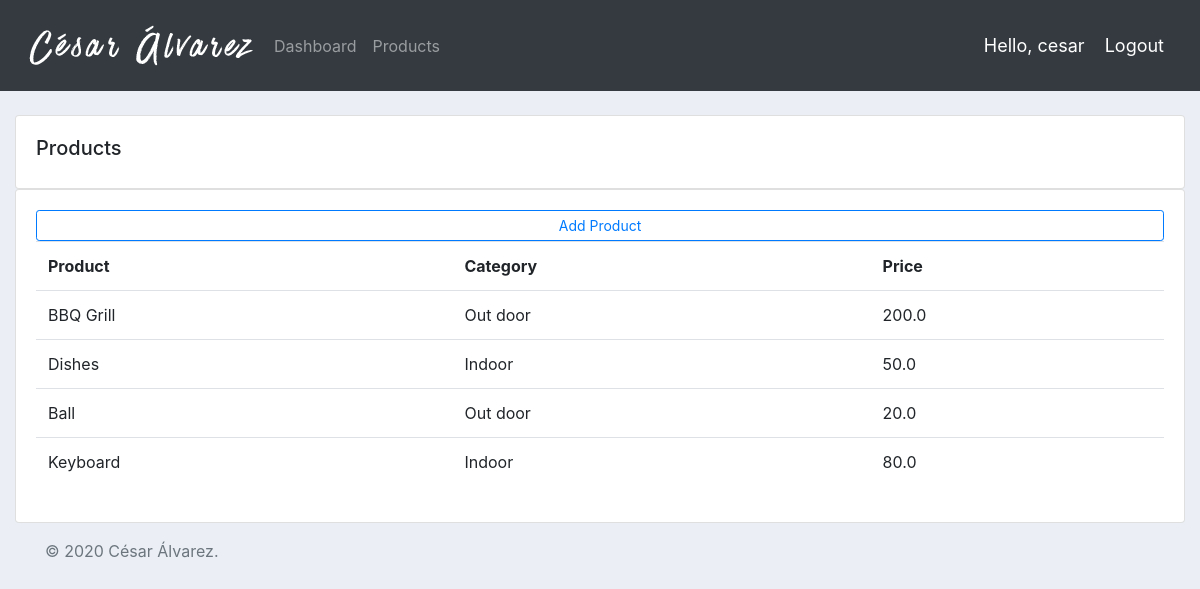
Screenshot of /products/ (signed in) with the database file from the repository.
### accounts/models.py (models this page shows, shortened)
class Product(models.Model):
    CATEGORY = (
            ('Indoor', 'Indoor'),
            ('Out door', 'Out door'),
        )
    name = models.CharField(max_length=200, null=True)
    price = models.FloatField(null=True)
    category = models.CharField(max_length=200, null=True, choices=CATEGORY)
    description = models.CharField(max_length=200, null=True, blank=True)
    date_created = models.DateTimeField(auto_now_add=True, null=True)
    tags = models.ManyToManyField(Tag)

### accounts/views.py (the view)
# urls.py: path('products/', views.products, name="products"),
@login_required(login_url='login')
def products(request):
    products = Product.objects.all()
    return render(request, 'accounts/products.html', {'products': products})

### accounts/templates/accounts/products.html
{% extends 'accounts/main.html' %}
{% block content %}
<br>
<div class="row">
    <div class="col-md">
        <div class="card card-body">
            <h5>Products</h5>
        </div>
        <div class="card card-body">
            <a class="btn btn-outline-primary  btn-sm btn-block" href="{% url 'create_product'%}">Add Product</a>
            <table class="table">
                <tr>
                    <th>Product</th>
                    <th>Category</th>
                    <th>Price</th>
                </tr>
                {% for i in products %}
                    <tr>
                        <td>{{i.name}}</td>
                        <td>{{i.category}}</td>
                        <td>{{i.price}}</td>
                    </tr>
                {% endfor %}
            </table>
        </div>
    </div>
</div>
{% endblock %}

### accounts/templates/accounts/navbar.html (shortened to what this page needs)
{% load static %}
<nav class="navbar navbar-expand-md navbar-dark bg-dark">
    <img src="{% static 'images/logo.png' %}">
    <div class="collapse navbar-collapse" id="navbarsExample04">
      <ul class="navbar-nav mr-auto">
        <li class="nav-item">
          <a class="nav-link" href="{% url 'home' %}">Dashboard</a>
        </li>
        <li class="nav-item">
          <a class="nav-link" href="{% url 'products' %}">Products</a>
        </li>
      </ul>
    </div>
    <span class="hello">Hello, {{request.user}}  </span>
    <span><a class="hello" href="{% url 'logout' %}">Logout</a></span>
  </nav>

### static/css/main.css (style rules this page uses)
body { background-color: #ebeff5; }

### accounts/templates/accounts/navbar.html (style rules this page uses)
.hello { font-size: 18px; color: white; margin-right: 20px; }

### rows the page displays
Product: name "BBQ Grill", category "Out door", price "200.0"
Product: name "Dishes", category "Indoor", price "50.0"
Product: name "Ball", category "Out door", price "20.0"
Product: name "Keyboard", category "Indoor", price "80.0"

### other values shown
{{ request.user }} "cesar"
